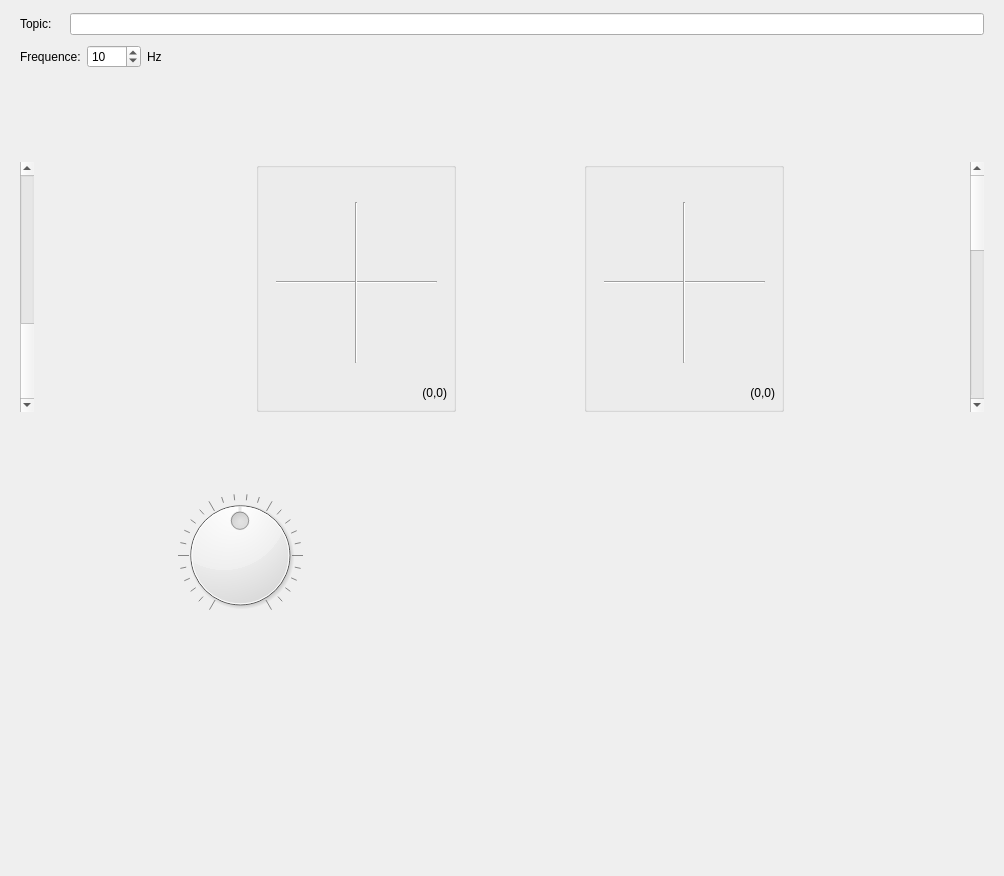
<?xml version="1.0" encoding="UTF-8"?>
<ui version="4.0">
 <class>Form</class>
 <widget class="QWidget" name="Form">
  <property name="geometry">
   <rect>
    <x>0</x>
    <y>0</y>
    <width>1004</width>
    <height>876</height>
   </rect>
  </property>
  <property name="focusPolicy">
   <enum>Qt::StrongFocus</enum>
  </property>
  <property name="windowTitle">
   <string>Virtual Joystick</string>
  </property>
  <layout class="QVBoxLayout" name="verticalLayout">
   <item>
    <widget class="QWidget" name="topicWidget" native="true">
     <property name="sizePolicy">
      <sizepolicy hsizetype="Preferred" vsizetype="Fixed">
       <horstretch>0</horstretch>
       <verstretch>0</verstretch>
      </sizepolicy>
     </property>
     <layout class="QHBoxLayout" name="horizontalLayout">
      <property name="spacing">
       <number>0</number>
      </property>
      <property name="topMargin">
       <number>2</number>
      </property>
      <property name="bottomMargin">
       <number>2</number>
      </property>
      <item>
       <widget class="QLabel" name="label_2">
        <property name="sizePolicy">
         <sizepolicy hsizetype="Fixed" vsizetype="Preferred">
          <horstretch>0</horstretch>
          <verstretch>0</verstretch>
         </sizepolicy>
        </property>
        <property name="minimumSize">
         <size>
          <width>50</width>
          <height>0</height>
         </size>
        </property>
        <property name="text">
         <string>Topic:</string>
        </property>
        <property name="alignment">
         <set>Qt::AlignLeading|Qt::AlignLeft|Qt::AlignVCenter</set>
        </property>
       </widget>
      </item>
      <item>
       <widget class="QLineEdit" name="topicLineEdit">
        <property name="sizePolicy">
         <sizepolicy hsizetype="Minimum" vsizetype="Fixed">
          <horstretch>0</horstretch>
          <verstretch>0</verstretch>
         </sizepolicy>
        </property>
        <property name="minimumSize">
         <size>
          <width>160</width>
          <height>0</height>
         </size>
        </property>
        <property name="placeholderText">
         <string/>
        </property>
        <property name="clearButtonEnabled">
         <bool>false</bool>
        </property>
       </widget>
      </item>
     </layout>
    </widget>
   </item>
   <item>
    <widget class="QWidget" name="publishWidget" native="true">
     <property name="sizePolicy">
      <sizepolicy hsizetype="Preferred" vsizetype="Fixed">
       <horstretch>0</horstretch>
       <verstretch>0</verstretch>
      </sizepolicy>
     </property>
     <property name="minimumSize">
      <size>
       <width>0</width>
       <height>0</height>
      </size>
     </property>
     <layout class="QHBoxLayout" name="horizontalLayout_2">
      <property name="topMargin">
       <number>2</number>
      </property>
      <property name="bottomMargin">
       <number>2</number>
      </property>
      <item>
       <widget class="QLabel" name="label_3">
        <property name="text">
         <string>Frequence:</string>
        </property>
       </widget>
      </item>
      <item>
       <widget class="QSpinBox" name="rateSpinBox">
        <property name="sizePolicy">
         <sizepolicy hsizetype="Fixed" vsizetype="Fixed">
          <horstretch>0</horstretch>
          <verstretch>0</verstretch>
         </sizepolicy>
        </property>
        <property name="minimum">
         <number>1</number>
        </property>
        <property name="maximum">
         <number>1000</number>
        </property>
        <property name="value">
         <number>10</number>
        </property>
       </widget>
      </item>
      <item>
       <widget class="QLabel" name="label">
        <property name="sizePolicy">
         <sizepolicy hsizetype="Fixed" vsizetype="Minimum">
          <horstretch>0</horstretch>
          <verstretch>0</verstretch>
         </sizepolicy>
        </property>
        <property name="minimumSize">
         <size>
          <width>10</width>
          <height>0</height>
         </size>
        </property>
        <property name="text">
         <string>Hz</string>
        </property>
        <property name="alignment">
         <set>Qt::AlignLeading|Qt::AlignLeft|Qt::AlignVCenter</set>
        </property>
       </widget>
      </item>
      <item>
       <spacer name="horizontalSpacer_3">
        <property name="orientation">
         <enum>Qt::Horizontal</enum>
        </property>
        <property name="sizeHint" stdset="0">
         <size>
          <width>40</width>
          <height>5</height>
         </size>
        </property>
       </spacer>
      </item>
     </layout>
    </widget>
   </item>
   <item>
    <widget class="QWidget" name="controlWidget" native="true">
     <layout class="QGridLayout" name="gridLayout">
      <item row="1" column="5">
       <spacer name="horizontalSpacer_4">
        <property name="orientation">
         <enum>Qt::Horizontal</enum>
        </property>
        <property name="sizeHint" stdset="0">
         <size>
          <width>188</width>
          <height>18</height>
         </size>
        </property>
       </spacer>
      </item>
      <item row="1" column="6">
       <widget class="QScrollBar" name="right_switch">
        <property name="singleStep">
         <number>50</number>
        </property>
        <property name="pageStep">
         <number>50</number>
        </property>
        <property name="orientation">
         <enum>Qt::Vertical</enum>
        </property>
       </widget>
      </item>
      <item row="2" column="2">
       <spacer name="verticalSpacer_5">
        <property name="orientation">
         <enum>Qt::Vertical</enum>
        </property>
        <property name="sizeHint" stdset="0">
         <size>
          <width>28</width>
          <height>20</height>
         </size>
        </property>
       </spacer>
      </item>
      <item row="1" column="2">
       <widget class="QGroupBox" name="Test">
        <property name="sizePolicy">
         <sizepolicy hsizetype="Fixed" vsizetype="Fixed">
          <horstretch>0</horstretch>
          <verstretch>0</verstretch>
         </sizepolicy>
        </property>
        <property name="minimumSize">
         <size>
          <width>200</width>
          <height>250</height>
         </size>
        </property>
        <property name="title">
         <string/>
        </property>
        <property name="flat">
         <bool>false</bool>
        </property>
        <property name="checkable">
         <bool>false</bool>
        </property>
        <widget class="QLabel" name="joyPosLabel">
         <property name="geometry">
          <rect>
           <x>110</x>
           <y>220</y>
           <width>81</width>
           <height>21</height>
          </rect>
         </property>
         <property name="text">
          <string>(0,0)</string>
         </property>
         <property name="textFormat">
          <enum>Qt::PlainText</enum>
         </property>
         <property name="alignment">
          <set>Qt::AlignRight|Qt::AlignTrailing|Qt::AlignVCenter</set>
         </property>
        </widget>
        <widget class="Line" name="line">
         <property name="geometry">
          <rect>
           <x>20</x>
           <y>110</y>
           <width>161</width>
           <height>21</height>
          </rect>
         </property>
         <property name="orientation">
          <enum>Qt::Horizontal</enum>
         </property>
        </widget>
        <widget class="Line" name="line_2">
         <property name="geometry">
          <rect>
           <x>90</x>
           <y>40</y>
           <width>21</width>
           <height>161</height>
          </rect>
         </property>
         <property name="orientation">
          <enum>Qt::Vertical</enum>
         </property>
        </widget>
        <widget class="QWidget" name="joy" native="true">
         <property name="geometry">
          <rect>
           <x>0</x>
           <y>20</y>
           <width>201</width>
           <height>201</height>
          </rect>
         </property>
         <property name="mouseTracking">
          <bool>false</bool>
         </property>
         <layout class="QGridLayout" name="gridLayout_2"/>
        </widget>
       </widget>
      </item>
      <item row="1" column="1">
       <spacer name="horizontalSpacer">
        <property name="orientation">
         <enum>Qt::Horizontal</enum>
        </property>
        <property name="sizeHint" stdset="0">
         <size>
          <width>224</width>
          <height>20</height>
         </size>
        </property>
       </spacer>
      </item>
      <item row="0" column="4">
       <spacer name="verticalSpacer_2">
        <property name="orientation">
         <enum>Qt::Vertical</enum>
        </property>
        <property name="sizeHint" stdset="0">
         <size>
          <width>20</width>
          <height>71</height>
         </size>
        </property>
       </spacer>
      </item>
      <item row="2" column="4">
       <spacer name="verticalSpacer_6">
        <property name="orientation">
         <enum>Qt::Vertical</enum>
        </property>
        <property name="sizeHint" stdset="0">
         <size>
          <width>38</width>
          <height>20</height>
         </size>
        </property>
       </spacer>
      </item>
      <item row="1" column="4">
       <widget class="QGroupBox" name="Test_3">
        <property name="sizePolicy">
         <sizepolicy hsizetype="Fixed" vsizetype="Fixed">
          <horstretch>0</horstretch>
          <verstretch>0</verstretch>
         </sizepolicy>
        </property>
        <property name="minimumSize">
         <size>
          <width>200</width>
          <height>250</height>
         </size>
        </property>
        <property name="title">
         <string/>
        </property>
        <property name="flat">
         <bool>false</bool>
        </property>
        <property name="checkable">
         <bool>false</bool>
        </property>
        <widget class="QLabel" name="joyPosLabel_3">
         <property name="geometry">
          <rect>
           <x>110</x>
           <y>220</y>
           <width>81</width>
           <height>21</height>
          </rect>
         </property>
         <property name="text">
          <string>(0,0)</string>
         </property>
         <property name="textFormat">
          <enum>Qt::PlainText</enum>
         </property>
         <property name="alignment">
          <set>Qt::AlignRight|Qt::AlignTrailing|Qt::AlignVCenter</set>
         </property>
        </widget>
        <widget class="Line" name="line_5">
         <property name="geometry">
          <rect>
           <x>20</x>
           <y>110</y>
           <width>161</width>
           <height>21</height>
          </rect>
         </property>
         <property name="orientation">
          <enum>Qt::Horizontal</enum>
         </property>
        </widget>
        <widget class="Line" name="line_6">
         <property name="geometry">
          <rect>
           <x>90</x>
           <y>40</y>
           <width>21</width>
           <height>161</height>
          </rect>
         </property>
         <property name="orientation">
          <enum>Qt::Vertical</enum>
         </property>
        </widget>
        <widget class="QWidget" name="joy_3" native="true">
         <property name="geometry">
          <rect>
           <x>-1</x>
           <y>19</y>
           <width>201</width>
           <height>201</height>
          </rect>
         </property>
         <property name="mouseTracking">
          <bool>false</bool>
         </property>
        </widget>
       </widget>
      </item>
      <item row="1" column="0">
       <widget class="QScrollBar" name="left_switch">
        <property name="singleStep">
         <number>50</number>
        </property>
        <property name="pageStep">
         <number>50</number>
        </property>
        <property name="value">
         <number>99</number>
        </property>
        <property name="orientation">
         <enum>Qt::Vertical</enum>
        </property>
       </widget>
      </item>
      <item row="1" column="3">
       <spacer name="horizontalSpacer_2">
        <property name="orientation">
         <enum>Qt::Horizontal</enum>
        </property>
        <property name="sizeHint" stdset="0">
         <size>
          <width>131</width>
          <height>20</height>
         </size>
        </property>
       </spacer>
      </item>
      <item row="0" column="1">
       <widget class="QWidget" name="widget_2" native="true"/>
      </item>
      <item row="0" column="2">
       <spacer name="verticalSpacer">
        <property name="orientation">
         <enum>Qt::Vertical</enum>
        </property>
        <property name="sizeHint" stdset="0">
         <size>
          <width>28</width>
          <height>71</height>
         </size>
        </property>
       </spacer>
      </item>
      <item row="3" column="1" colspan="5">
       <widget class="QWidget" name="widget" native="true">
        <layout class="QGridLayout" name="gridLayout_6">
         <item row="1" column="2">
          <spacer name="horizontalSpacer_6">
           <property name="orientation">
            <enum>Qt::Horizontal</enum>
           </property>
           <property name="sizeHint" stdset="0">
            <size>
             <width>381</width>
             <height>18</height>
            </size>
           </property>
          </spacer>
         </item>
         <item row="2" column="1">
          <spacer name="verticalSpacer_4">
           <property name="orientation">
            <enum>Qt::Vertical</enum>
           </property>
           <property name="sizeHint" stdset="0">
            <size>
             <width>20</width>
             <height>124</height>
            </size>
           </property>
          </spacer>
         </item>
         <item row="0" column="0">
          <widget class="QDial" name="wheel">
           <property name="maximum">
            <number>100</number>
           </property>
           <property name="value">
            <number>50</number>
           </property>
           <property name="notchTarget">
            <double>3.700000000000000</double>
           </property>
           <property name="notchesVisible">
            <bool>true</bool>
           </property>
          </widget>
         </item>
         <item row="1" column="0">
          <spacer name="horizontalSpacer_5">
           <property name="orientation">
            <enum>Qt::Horizontal</enum>
           </property>
           <property name="sizeHint" stdset="0">
            <size>
             <width>401</width>
             <height>13</height>
            </size>
           </property>
          </spacer>
         </item>
         <item row="0" column="1">
          <spacer name="verticalSpacer_3">
           <property name="orientation">
            <enum>Qt::Vertical</enum>
           </property>
           <property name="sizeHint" stdset="0">
            <size>
             <width>20</width>
             <height>124</height>
            </size>
           </property>
          </spacer>
         </item>
         <item row="1" column="1">
          <widget class="QWidget" name="slipButton" native="true">
           <property name="minimumSize">
            <size>
             <width>150</width>
             <height>100</height>
            </size>
           </property>
           <layout class="QGridLayout" name="gridLayout_5"/>
          </widget>
         </item>
         <item row="0" column="2">
          <widget class="QWidget" name="widget_3" native="true">
           <layout class="QVBoxLayout" name="verticalLayout_2">
            <item>
             <spacer name="verticalSpacer_7">
              <property name="orientation">
               <enum>Qt::Vertical</enum>
              </property>
              <property name="sizeHint" stdset="0">
               <size>
                <width>20</width>
                <height>67</height>
               </size>
              </property>
             </spacer>
            </item>
            <item>
             <widget class="QWidget" name="key_widget" native="true">
              <property name="minimumSize">
               <size>
                <width>40</width>
                <height>30</height>
               </size>
              </property>
             </widget>
            </item>
           </layout>
          </widget>
         </item>
        </layout>
       </widget>
      </item>
     </layout>
    </widget>
   </item>
  </layout>
 </widget>
 <resources/>
 <connections/>
</ui>
